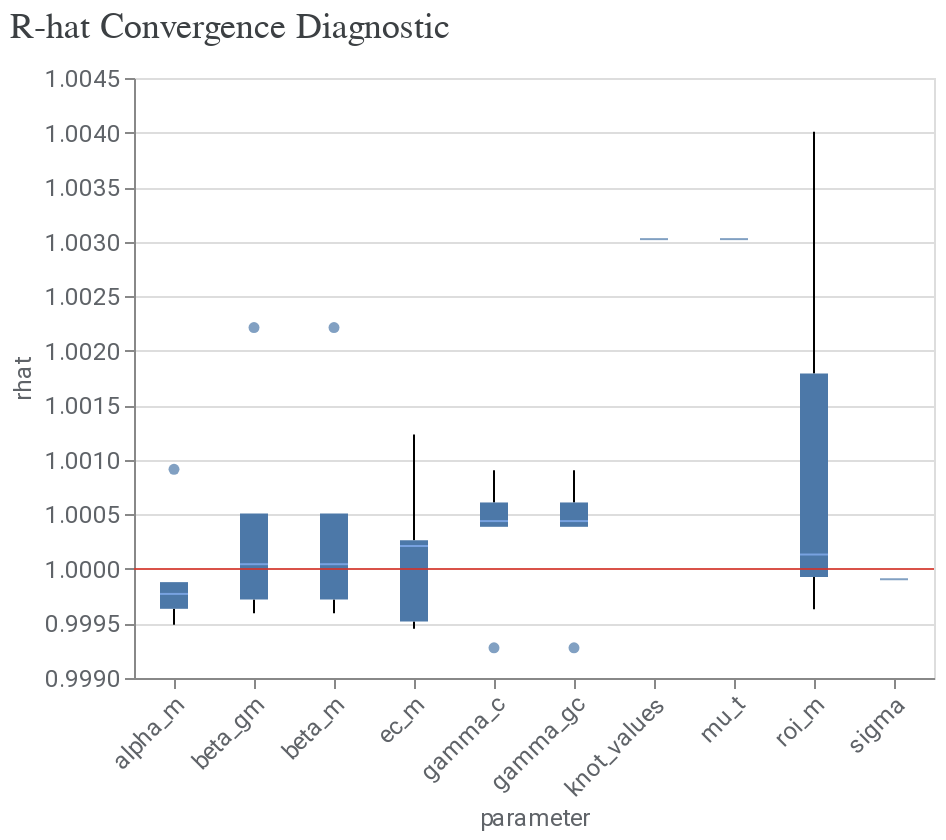

Source (notebook cell):
### Code cell
model_diagnostics = visualizer.ModelDiagnostics(mmm)
model_diagnostics.plot_rhat_boxplot()

### Figure 1 — Vega-Lite specification as saved in the notebook (floating-point values rounded to 4 significant figures; data arrays with more than 128 entries replaced by an {"elided": "..."} marker saying what was removed)
{"config": {"view": {"continuousWidth": 300, "continuousHeight": 300}, "axis": {"labelColor": "#5F6368", "labelFont": "Roboto", "labelFontSize": 12, "titleColor": "#5F6368", "titleFont": "Roboto", "titleFontSize": 12, "titleFontWeight": "normal"}}, "layer": [{"data": {"name": "data-2e8409bc5a5fdb58359811fd367cdff4"}, "mark": {"type": "boxplot", "median": {"color": "#8AB4F8"}, "outliers": {"filled": true}}, "encoding": {"x": {"axis": {"labelAngle": -45}, "field": "parameter", "type": "nominal"}, "y": {"field": "rhat", "scale": {"zero": false}, "type": "quantitative"}}}, {"data": {"name": "empty"}, "mark": {"type": "rule", "color": "#D93025", "opacity": 0.8}, "encoding": {"y": {"datum": 1}}}], "title": {"text": "R-hat Convergence Diagnostic", "anchor": "start", "color": "#3C4043", "font": "Google Sans Display", "fontSize": 18, "fontWeight": "normal", "offset": 10}, "width": 400, "$schema": "https://vega.github.io/schema/vega-lite/v5.20.1.json", "datasets": {"data-2e8409bc5a5fdb58359811fd367cdff4": {"elided": "147 records"}, "empty": [{}]}}
